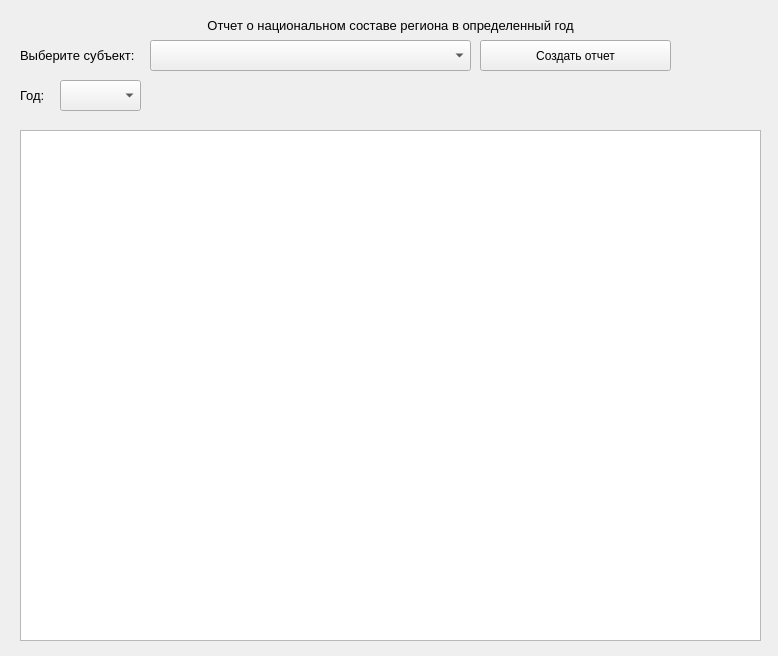
<?xml version="1.0" encoding="UTF-8"?>
<ui version="4.0">
 <class>Form</class>
 <widget class="QWidget" name="Form">
  <property name="geometry">
   <rect>
    <x>0</x>
    <y>0</y>
    <width>778</width>
    <height>656</height>
   </rect>
  </property>
  <property name="windowTitle">
   <string>Form</string>
  </property>
  <widget class="QLabel" name="label">
   <property name="geometry">
    <rect>
     <x>40</x>
     <y>10</y>
     <width>701</width>
     <height>31</height>
    </rect>
   </property>
   <property name="text">
    <string>&lt;html&gt;&lt;head/&gt;&lt;body&gt;&lt;p align=&quot;center&quot;&gt;&lt;span style=&quot; font-size:10pt;&quot;&gt;Отчет о национальном составе региона в определенный год&lt;/span&gt;&lt;/p&gt;&lt;/body&gt;&lt;/html&gt;</string>
   </property>
  </widget>
  <widget class="QTableView" name="tableView">
   <property name="geometry">
    <rect>
     <x>20</x>
     <y>130</y>
     <width>741</width>
     <height>511</height>
    </rect>
   </property>
  </widget>
  <widget class="QLabel" name="label_2">
   <property name="geometry">
    <rect>
     <x>20</x>
     <y>40</y>
     <width>121</width>
     <height>31</height>
    </rect>
   </property>
   <property name="text">
    <string>&lt;html&gt;&lt;head/&gt;&lt;body&gt;&lt;p&gt;&lt;span style=&quot; font-size:10pt;&quot;&gt;Выберите субъект: &lt;/span&gt;&lt;/p&gt;&lt;/body&gt;&lt;/html&gt;</string>
   </property>
  </widget>
  <widget class="QComboBox" name="comboBox">
   <property name="geometry">
    <rect>
     <x>150</x>
     <y>40</y>
     <width>321</width>
     <height>31</height>
    </rect>
   </property>
  </widget>
  <widget class="QLabel" name="label_3">
   <property name="geometry">
    <rect>
     <x>20</x>
     <y>80</y>
     <width>41</width>
     <height>31</height>
    </rect>
   </property>
   <property name="text">
    <string>&lt;html&gt;&lt;head/&gt;&lt;body&gt;&lt;p&gt;&lt;span style=&quot; font-size:10pt;&quot;&gt;Год: &lt;/span&gt;&lt;/p&gt;&lt;/body&gt;&lt;/html&gt;</string>
   </property>
  </widget>
  <widget class="QComboBox" name="comboBox_2">
   <property name="geometry">
    <rect>
     <x>60</x>
     <y>80</y>
     <width>81</width>
     <height>31</height>
    </rect>
   </property>
  </widget>
  <widget class="QPushButton" name="pushButton">
   <property name="geometry">
    <rect>
     <x>480</x>
     <y>40</y>
     <width>191</width>
     <height>31</height>
    </rect>
   </property>
   <property name="text">
    <string>Создать отчет</string>
   </property>
  </widget>
 </widget>
 <resources/>
 <connections/>
</ui>
